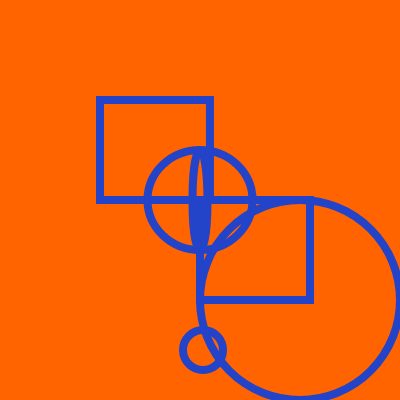
Frame 1 (no input)
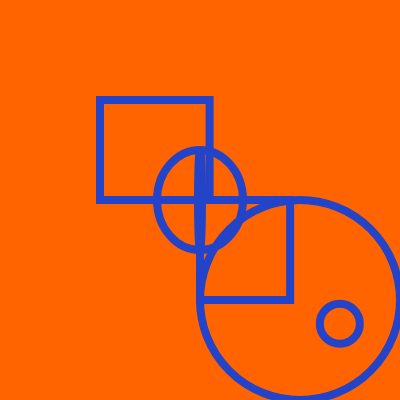
Frame 60 (no input)
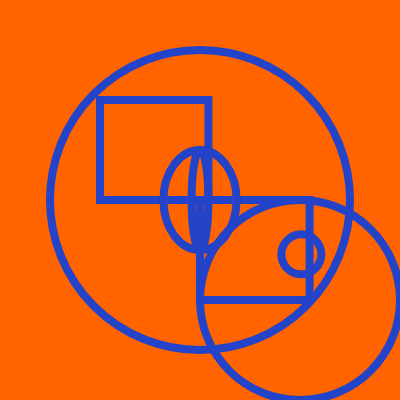
Frame 120 (the mouse pressed at the canvas centre since frame 60)

The p5.js sketch that drew these frames (run headless with seeded random() and noise() and a simulated clock; from frame 60 on, the mouse is pressed at the canvas centre):

// p5.js sketch
// ── sketch.js
function setup() {
  createCanvas(400, 400);
}
function draw() {
  background(255,100,0);
  noFill();
  stroke(35, 67, 200);
  strokeWeight(8);
  ellipse(200,200,100+(sin(frameCount/10)*50),100);
  rect(200,200,100+(cos(frameCount/20)*10),100);
   ellipse(200,200,10+(sin(frameCount/10)*50),100);
  rect(100,100,100+(cos(frameCount/10)*10),100)
    ellipse(200 + sin(frameCount/50) * 150,
      200 + cos(frameCount/100) * 150, 40, 40);
    strokeWeight(8);
  if (mouseIsPressed) 
    ellipse(200, 200, 300, 300);
    ellipse(300, 300, 200, 200);
}      
